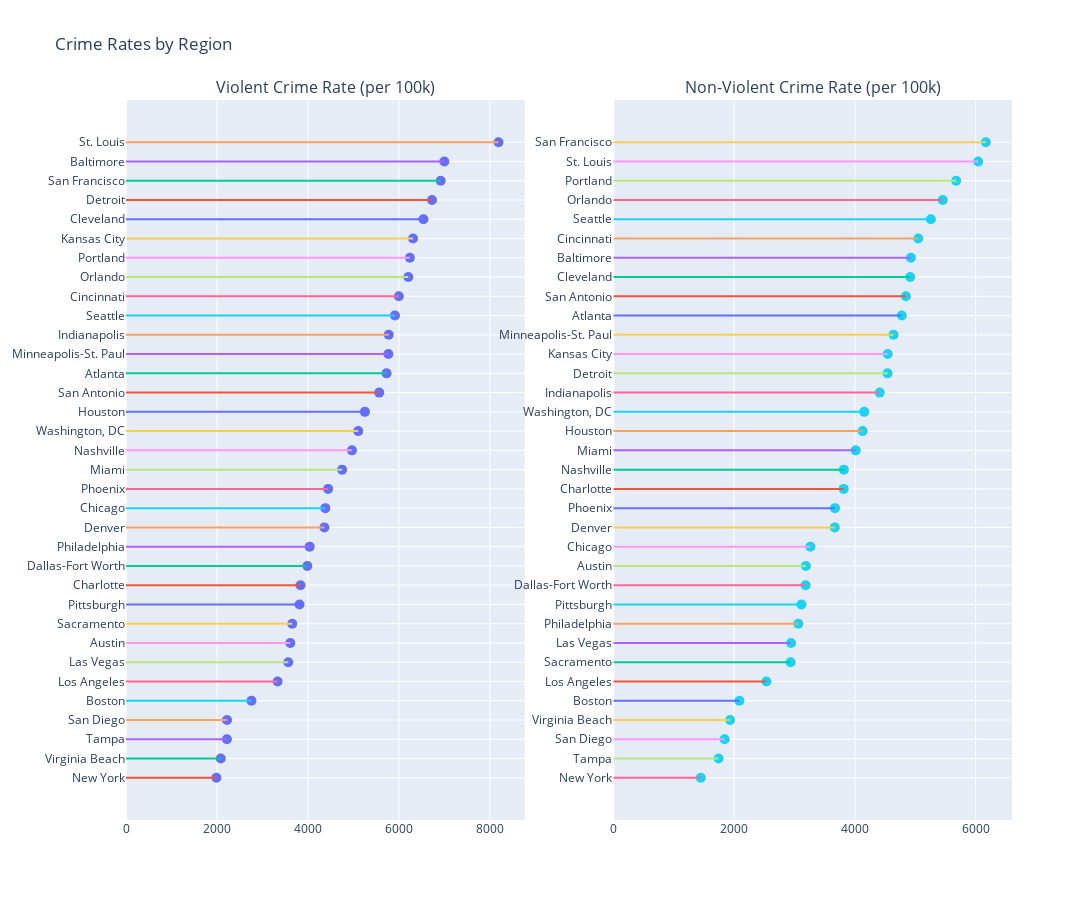

Notebook code cell kept with this figure:
### Markdown cell above
<div>

For some people, money cannot buy happiness. They worry less about material needs and more about feeling safe and secure. Below are plots showing the violent and non-violent crime rates for each region. The crime rates used in these plots and everywhere else on the page are self-reported by law enforcement agencies with jurisdiction over the area. Ask yourself if you trust the people who originate the data before looking too closely at it. 

> **How to use this viz**<br>
> All values for violent and non-violent crime per 100,000 people are shown in the chart below. You can hover over each point to see the actual value for each metropolitan area. They are sorted from highest to lowest value for each crime type.

</div>

### Code cell
# Sort the dfs
df_sorted_violent = df.sort_values('Violent Crime Rate (per 100k)')
df_sorted_non_violent = df.sort_values('Non-Violent Crime Rate (per 100k)')

# Create a subplot with 1 row and 2 columns
fig = make_subplots(rows=1, cols=2, subplot_titles=("Violent Crime Rate (per 100k)", "Non-Violent Crime Rate (per 100k)"))

# Add a lollipop chart for 'Violent Crime Rate (per 100k)' to the first column
fig.add_trace(go.Scatter(y=df_sorted_violent['Region'], x=df_sorted_violent['Violent Crime Rate (per 100k)'], mode='markers', name='Violent Crime Rate', marker=dict(size=10)), row=1, col=1)

# Add a line for each point
for i in range(len(df_sorted_violent)):
    fig.add_trace(go.Scatter(y=[df_sorted_violent['Region'].iloc[i], df_sorted_violent['Region'].iloc[i]], x=[0, df_sorted_violent['Violent Crime Rate (per 100k)'].iloc[i]], mode='lines', showlegend=False), row=1, col=1)

# Add a lollipop chart for 'Non-Violent Crime Rate (per 100k)' to the second column
fig.add_trace(go.Scatter(y=df_sorted_non_violent['Region'], x=df_sorted_non_violent['Non-Violent Crime Rate (per 100k)'], mode='markers', name='Non-Violent Crime Rate', marker=dict(size=10)), row=1, col=2)

# Add a line for each point
for i in range(len(df_sorted_non_violent)):
    fig.add_trace(go.Scatter(y=[df_sorted_non_violent['Region'].iloc[i], df_sorted_non_violent['Region'].iloc[i]], x=[0, df_sorted_non_violent['Non-Violent Crime Rate (per 100k)'].iloc[i]], mode='lines', showlegend=False), row=1, col=2)


fig.update_layout(title_text="Crime Rates by Region", width=1400, height=900, showlegend=False)

iplot(fig)

### Figure 1 — Plotly figure (JSON) as saved in the notebook; plotly's stock layout.template omitted (floating-point values rounded to 4 significant figures)
{"data": [{"marker": {"size": 10}, "mode": "markers", "name": "Violent Crime Rate", "type": "scatter", "x": [1987.0, 2083.0, 2218.0, 2221.0, 2758.0, 3333.0, 3568.0, 3612.0, 3654.0, 3815.0, 3836.0, 3986.0, 4037.0, 4361.0, 4382.0, 4443.0, 4751.0, 4966.0, 5105.0, 5252.0, 5566.0, 5728.0, 5768.0, 5775.0, 5912.0, 5997, 6206.0, 6240.0, 6310.0, 6538.0, 6727.0, 6917.0, 6998.0, 8188.0], "xaxis": "x", "y": ["New York", "Virginia Beach", "Tampa", "San Diego", "Boston", "Los Angeles", "Las Vegas", "Austin", "Sacramento", "Pittsburgh", "Charlotte", "Dallas-Fort Worth", "Philadelphia", "Denver", "Chicago", "Phoenix", "Miami", "Nashville", "Washington, DC", "Houston", "San Antonio", "Atlanta", "Minneapolis-St. Paul", "Indianapolis", "Seattle", "Cincinnati", "Orlando", "Portland", "Kansas City", "Cleveland", "Detroit", "San Francisco", "Baltimore", "St. Louis"], "yaxis": "y"}, {"mode": "lines", "showlegend": false, "type": "scatter", "x": [0, 1987.0], "xaxis": "x", "y": ["New York", "New York"], "yaxis": "y"}, {"mode": "lines", "showlegend": false, "type": "scatter", "x": [0, 2083.0], "xaxis": "x", "y": ["Virginia Beach", "Virginia Beach"], "yaxis": "y"}, {"mode": "lines", "showlegend": false, "type": "scatter", "x": [0, 2218.0], "xaxis": "x", "y": ["Tampa", "Tampa"], "yaxis": "y"}, {"mode": "lines", "showlegend": false, "type": "scatter", "x": [0, 2221.0], "xaxis": "x", "y": ["San Diego", "San Diego"], "yaxis": "y"}, {"mode": "lines", "showlegend": false, "type": "scatter", "x": [0, 2758.0], "xaxis": "x", "y": ["Boston", "Boston"], "yaxis": "y"}, {"mode": "lines", "showlegend": false, "type": "scatter", "x": [0, 3333.0], "xaxis": "x", "y": ["Los Angeles", "Los Angeles"], "yaxis": "y"}, {"mode": "lines", "showlegend": false, "type": "scatter", "x": [0, 3568.0], "xaxis": "x", "y": ["Las Vegas", "Las Vegas"], "yaxis": "y"}, {"mode": "lines", "showlegend": false, "type": "scatter", "x": [0, 3612.0], "xaxis": "x", "y": ["Austin", "Austin"], "yaxis": "y"}, {"mode": "lines", "showlegend": false, "type": "scatter", "x": [0, 3654.0], "xaxis": "x", "y": ["Sacramento", "Sacramento"], "yaxis": "y"}, {"mode": "lines", "showlegend": false, "type": "scatter", "x": [0, 3815.0], "xaxis": "x", "y": ["Pittsburgh", "Pittsburgh"], "yaxis": "y"}, {"mode": "lines", "showlegend": false, "type": "scatter", "x": [0, 3836.0], "xaxis": "x", "y": ["Charlotte", "Charlotte"], "yaxis": "y"}, {"mode": "lines", "showlegend": false, "type": "scatter", "x": [0, 3986.0], "xaxis": "x", "y": ["Dallas-Fort Worth", "Dallas-Fort Worth"], "yaxis": "y"}, {"mode": "lines", "showlegend": false, "type": "scatter", "x": [0, 4037.0], "xaxis": "x", "y": ["Philadelphia", "Philadelphia"], "yaxis": "y"}, {"mode": "lines", "showlegend": false, "type": "scatter", "x": [0, 4361.0], "xaxis": "x", "y": ["Denver", "Denver"], "yaxis": "y"}, {"mode": "lines", "showlegend": false, "type": "scatter", "x": [0, 4382.0], "xaxis": "x", "y": ["Chicago", "Chicago"], "yaxis": "y"}, {"mode": "lines", "showlegend": false, "type": "scatter", "x": [0, 4443.0], "xaxis": "x", "y": ["Phoenix", "Phoenix"], "yaxis": "y"}, {"mode": "lines", "showlegend": false, "type": "scatter", "x": [0, 4751.0], "xaxis": "x", "y": ["Miami", "Miami"], "yaxis": "y"}, {"mode": "lines", "showlegend": false, "type": "scatter", "x": [0, 4966.0], "xaxis": "x", "y": ["Nashville", "Nashville"], "yaxis": "y"}, {"mode": "lines", "showlegend": false, "type": "scatter", "x": [0, 5105.0], "xaxis": "x", "y": ["Washington, DC", "Washington, DC"], "yaxis": "y"}, {"mode": "lines", "showlegend": false, "type": "scatter", "x": [0, 5252.0], "xaxis": "x", "y": ["Houston", "Houston"], "yaxis": "y"}, {"mode": "lines", "showlegend": false, "type": "scatter", "x": [0, 5566.0], "xaxis": "x", "y": ["San Antonio", "San Antonio"], "yaxis": "y"}, {"mode": "lines", "showlegend": false, "type": "scatter", "x": [0, 5728.0], "xaxis": "x", "y": ["Atlanta", "Atlanta"], "yaxis": "y"}, {"mode": "lines", "showlegend": false, "type": "scatter", "x": [0, 5768.0], "xaxis": "x", "y": ["Minneapolis-St. Paul", "Minneapolis-St. Paul"], "yaxis": "y"}, {"mode": "lines", "showlegend": false, "type": "scatter", "x": [0, 5775.0], "xaxis": "x", "y": ["Indianapolis", "Indianapolis"], "yaxis": "y"}, {"mode": "lines", "showlegend": false, "type": "scatter", "x": [0, 5912.0], "xaxis": "x", "y": ["Seattle", "Seattle"], "yaxis": "y"}, {"mode": "lines", "showlegend": false, "type": "scatter", "x": [0, 5997], "xaxis": "x", "y": ["Cincinnati", "Cincinnati"], "yaxis": "y"}, {"mode": "lines", "showlegend": false, "type": "scatter", "x": [0, 6206.0], "xaxis": "x", "y": ["Orlando", "Orlando"], "yaxis": "y"}, {"mode": "lines", "showlegend": false, "type": "scatter", "x": [0, 6240.0], "xaxis": "x", "y": ["Portland", "Portland"], "yaxis": "y"}, {"mode": "lines", "showlegend": false, "type": "scatter", "x": [0, 6310.0], "xaxis": "x", "y": ["Kansas City", "Kansas City"], "yaxis": "y"}, {"mode": "lines", "showlegend": false, "type": "scatter", "x": [0, 6538.0], "xaxis": "x", "y": ["Cleveland", "Cleveland"], "yaxis": "y"}, {"mode": "lines", "showlegend": false, "type": "scatter", "x": [0, 6727.0], "xaxis": "x", "y": ["Detroit", "Detroit"], "yaxis": "y"}, {"mode": "lines", "showlegend": false, "type": "scatter", "x": [0, 6917.0], "xaxis": "x", "y": ["San Francisco", "San Francisco"], "yaxis": "y"}, {"mode": "lines", "showlegend": false, "type": "scatter", "x": [0, 6998.0], "xaxis": "x", "y": ["Baltimore", "Baltimore"], "yaxis": "y"}, {"mode": "lines", "showlegend": false, "type": "scatter", "x": [0, 8188.0], "xaxis": "x", "y": ["St. Louis", "St. Louis"], "yaxis": "y"}, {"marker": {"size": 10}, "mode": "markers", "name": "Non-Violent Crime Rate", "type": "scatter", "x": [1449.0, 1744.0, 1843.0, 1935.0, 2089.0, 2536.0, 2937.0, 2943.0, 3063.0, 3114.0, 3185.0, 3190.0, 3264.0, 3667.0, 3671.0, 3815.0, 3818.0, 4014.0, 4128.0, 4156.0, 4412.0, 4541.0, 4544.0, 4641.0, 4776.0, 4845.0, 4916.0, 4928.0, 5050.0, 5259.0, 5455.0, 5677.0, 6041.0, 6168.0], "xaxis": "x2", "y": ["New York", "Tampa", "San Diego", "Virginia Beach", "Boston", "Los Angeles", "Sacramento", "Las Vegas", "Philadelphia", "Pittsburgh", "Dallas-Fort Worth", "Austin", "Chicago", "Denver", "Phoenix", "Charlotte", "Nashville", "Miami", "Houston", "Washington, DC", "Indianapolis", "Detroit", "Kansas City", "Minneapolis-St. Paul", "Atlanta", "San Antonio", "Cleveland", "Baltimore", "Cincinnati", "Seattle", "Orlando", "Portland", "St. Louis", "San Francisco"], "yaxis": "y2"}, {"mode": "lines", "showlegend": false, "type": "scatter", "x": [0, 1449.0], "xaxis": "x2", "y": ["New York", "New York"], "yaxis": "y2"}, {"mode": "lines", "showlegend": false, "type": "scatter", "x": [0, 1744.0], "xaxis": "x2", "y": ["Tampa", "Tampa"], "yaxis": "y2"}, {"mode": "lines", "showlegend": false, "type": "scatter", "x": [0, 1843.0], "xaxis": "x2", "y": ["San Diego", "San Diego"], "yaxis": "y2"}, {"mode": "lines", "showlegend": false, "type": "scatter", "x": [0, 1935.0], "xaxis": "x2", "y": ["Virginia Beach", "Virginia Beach"], "yaxis": "y2"}, {"mode": "lines", "showlegend": false, "type": "scatter", "x": [0, 2089.0], "xaxis": "x2", "y": ["Boston", "Boston"], "yaxis": "y2"}, {"mode": "lines", "showlegend": false, "type": "scatter", "x": [0, 2536.0], "xaxis": "x2", "y": ["Los Angeles", "Los Angeles"], "yaxis": "y2"}, {"mode": "lines", "showlegend": false, "type": "scatter", "x": [0, 2937.0], "xaxis": "x2", "y": ["Sacramento", "Sacramento"], "yaxis": "y2"}, {"mode": "lines", "showlegend": false, "type": "scatter", "x": [0, 2943.0], "xaxis": "x2", "y": ["Las Vegas", "Las Vegas"], "yaxis": "y2"}, {"mode": "lines", "showlegend": false, "type": "scatter", "x": [0, 3063.0], "xaxis": "x2", "y": ["Philadelphia", "Philadelphia"], "yaxis": "y2"}, {"mode": "lines", "showlegend": false, "type": "scatter", "x": [0, 3114.0], "xaxis": "x2", "y": ["Pittsburgh", "Pittsburgh"], "yaxis": "y2"}, {"mode": "lines", "showlegend": false, "type": "scatter", "x": [0, 3185.0], "xaxis": "x2", "y": ["Dallas-Fort Worth", "Dallas-Fort Worth"], "yaxis": "y2"}, {"mode": "lines", "showlegend": false, "type": "scatter", "x": [0, 3190.0], "xaxis": "x2", "y": ["Austin", "Austin"], "yaxis": "y2"}, {"mode": "lines", "showlegend": false, "type": "scatter", "x": [0, 3264.0], "xaxis": "x2", "y": ["Chicago", "Chicago"], "yaxis": "y2"}, {"mode": "lines", "showlegend": false, "type": "scatter", "x": [0, 3667.0], "xaxis": "x2", "y": ["Denver", "Denver"], "yaxis": "y2"}, {"mode": "lines", "showlegend": false, "type": "scatter", "x": [0, 3671.0], "xaxis": "x2", "y": ["Phoenix", "Phoenix"], "yaxis": "y2"}, {"mode": "lines", "showlegend": false, "type": "scatter", "x": [0, 3815.0], "xaxis": "x2", "y": ["Charlotte", "Charlotte"], "yaxis": "y2"}, {"mode": "lines", "showlegend": false, "type": "scatter", "x": [0, 3818.0], "xaxis": "x2", "y": ["Nashville", "Nashville"], "yaxis": "y2"}, {"mode": "lines", "showlegend": false, "type": "scatter", "x": [0, 4014.0], "xaxis": "x2", "y": ["Miami", "Miami"], "yaxis": "y2"}, {"mode": "lines", "showlegend": false, "type": "scatter", "x": [0, 4128.0], "xaxis": "x2", "y": ["Houston", "Houston"], "yaxis": "y2"}, {"mode": "lines", "showlegend": false, "type": "scatter", "x": [0, 4156.0], "xaxis": "x2", "y": ["Washington, DC", "Washington, DC"], "yaxis": "y2"}, {"mode": "lines", "showlegend": false, "type": "scatter", "x": [0, 4412.0], "xaxis": "x2", "y": ["Indianapolis", "Indianapolis"], "yaxis": "y2"}, {"mode": "lines", "showlegend": false, "type": "scatter", "x": [0, 4541.0], "xaxis": "x2", "y": ["Detroit", "Detroit"], "yaxis": "y2"}, {"mode": "lines", "showlegend": false, "type": "scatter", "x": [0, 4544.0], "xaxis": "x2", "y": ["Kansas City", "Kansas City"], "yaxis": "y2"}, {"mode": "lines", "showlegend": false, "type": "scatter", "x": [0, 4641.0], "xaxis": "x2", "y": ["Minneapolis-St. Paul", "Minneapolis-St. Paul"], "yaxis": "y2"}, {"mode": "lines", "showlegend": false, "type": "scatter", "x": [0, 4776.0], "xaxis": "x2", "y": ["Atlanta", "Atlanta"], "yaxis": "y2"}, {"mode": "lines", "showlegend": false, "type": "scatter", "x": [0, 4845.0], "xaxis": "x2", "y": ["San Antonio", "San Antonio"], "yaxis": "y2"}, {"mode": "lines", "showlegend": false, "type": "scatter", "x": [0, 4916.0], "xaxis": "x2", "y": ["Cleveland", "Cleveland"], "yaxis": "y2"}, {"mode": "lines", "showlegend": false, "type": "scatter", "x": [0, 4928.0], "xaxis": "x2", "y": ["Baltimore", "Baltimore"], "yaxis": "y2"}, {"mode": "lines", "showlegend": false, "type": "scatter", "x": [0, 5050.0], "xaxis": "x2", "y": ["Cincinnati", "Cincinnati"], "yaxis": "y2"}, {"mode": "lines", "showlegend": false, "type": "scatter", "x": [0, 5259.0], "xaxis": "x2", "y": ["Seattle", "Seattle"], "yaxis": "y2"}, {"mode": "lines", "showlegend": false, "type": "scatter", "x": [0, 5455.0], "xaxis": "x2", "y": ["Orlando", "Orlando"], "yaxis": "y2"}, {"mode": "lines", "showlegend": false, "type": "scatter", "x": [0, 5677.0], "xaxis": "x2", "y": ["Portland", "Portland"], "yaxis": "y2"}, {"mode": "lines", "showlegend": false, "type": "scatter", "x": [0, 6041.0], "xaxis": "x2", "y": ["St. Louis", "St. Louis"], "yaxis": "y2"}, {"mode": "lines", "showlegend": false, "type": "scatter", "x": [0, 6168.0], "xaxis": "x2", "y": ["San Francisco", "San Francisco"], "yaxis": "y2"}], "layout": {"annotations": [{"font": {"size": 16}, "showarrow": false, "text": "Violent Crime Rate (per 100k)", "x": 0.225, "xanchor": "center", "xref": "paper", "y": 1, "yanchor": "bottom", "yref": "paper"}, {"font": {"size": 16}, "showarrow": false, "text": "Non-Violent Crime Rate (per 100k)", "x": 0.775, "xanchor": "center", "xref": "paper", "y": 1, "yanchor": "bottom", "yref": "paper"}], "height": 900, "showlegend": false, "title": {"text": "Crime Rates by Region"}, "width": 1400, "xaxis": {"anchor": "y", "domain": [0, 0.45]}, "xaxis2": {"anchor": "y2", "domain": [0.55, 1]}, "yaxis": {"anchor": "x", "domain": [0, 1]}, "yaxis2": {"anchor": "x2", "domain": [0, 1]}}}
